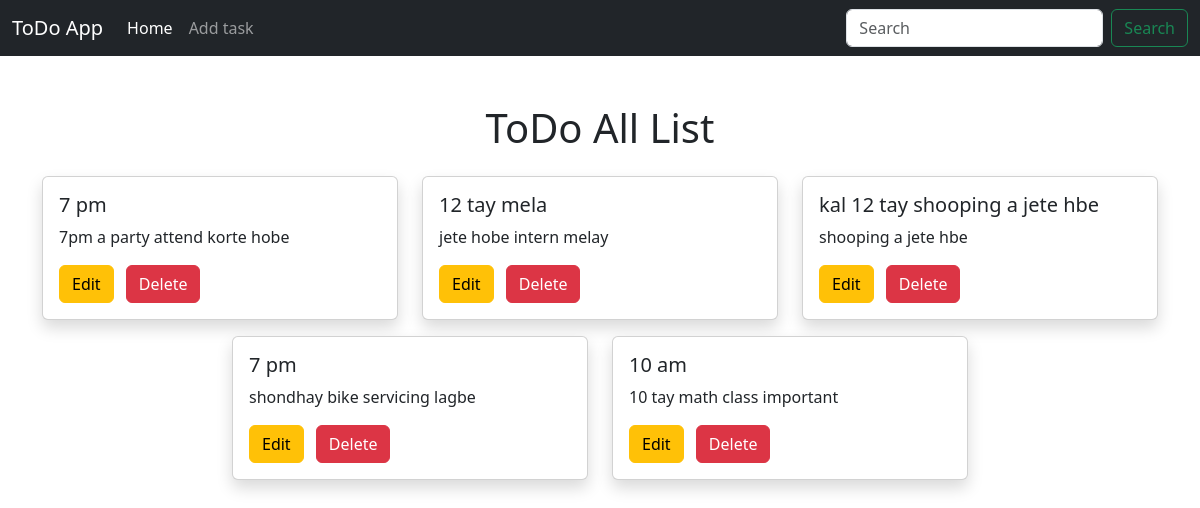
Page /home/ on the earlier database version.
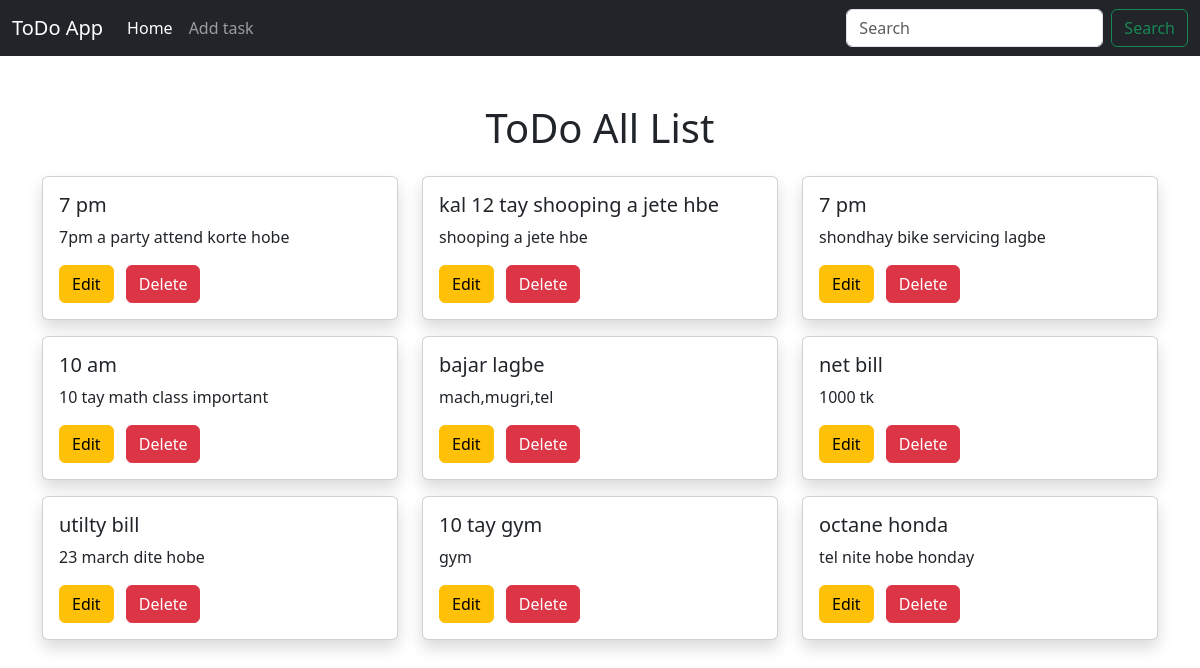
Same page on the later database version.
### my_app/models.py (models this page shows, shortened)
class TaskModel(models.Model):
    user=models.ForeignKey(User,on_delete=models.CASCADE)
    title=models.CharField(max_length=100)
    description=models.TextField()
    created_at=models.DateTimeField(auto_now_add=True)
    complete=models.BooleanField(default=False)

### my_app/views.py (the view)
# urls.py: path('home/',views.home,name='home'),
def home(request):
    data=TaskModel.objects.all()
    return render (request,'todo_list.html',{'data':data})

### templates/todo_list.html
{% extends "task.html" %}
{% load crispy_forms_tags %}
{% block content %}
<h1 class='text-center mt-5'>ToDo All List</h1>
<div class="container mt-4">
  <div class="row justify-content-center">
    {% for d in data%}
    <div class="col-sm-6 col-md-4 mb-3">
      <div class="card shadow">
        <div class="card-body">
          <h5 class="card-title">{{ d.title }}</h5>
          <p class="card-text">{{ d.description }}</p>
          <a href="{% url 'edit' d.id %}" class="btn btn-warning me-2">Edit</a>
          <a href="{% url 'delete' d.id %}" class="btn btn-danger">Delete</a>
        </div>
      </div>
    </div>
     {%endfor%}
  </div>
</div>
{% endblock content %}

### templates/task.html (shortened to what this page needs)
{% load crispy_forms_tags %}
<!doctype html>
<html lang="en">
  <head>
    <link href="https://cdn.jsdelivr.net/npm/bootstrap@5.3.6/dist/css/bootstrap.min.css" rel="stylesheet">
  </head>
  <body>
<nav class="navbar navbar-expand-lg bg-dark navbar-dark">
  <div class="container-fluid">
    <a class="navbar-brand" href="#">ToDo App</a>
    <div class="collapse navbar-collapse" id="navbarSupportedContent">
      <ul class="navbar-nav me-auto mb-2 mb-lg-0">
        <li class="nav-item">
          <a class="nav-link active" aria-current="page" href="{% url 'home'%}">Home</a>
        </li>
        <li class="nav-item">
          <a class="nav-link" href="{% url 'task'%}">Add task</a>
        </li>
    </ul>
      <form class="d-flex" role="search">
        <input class="form-control me-2" type="search" placeholder="Search" aria-label="Search"/>
        <button class="btn btn-outline-success" type="submit">Search</button>
      </form>
    </div>
  </div>
</nav>
{% block content %}{% endblock content %}
  </body>
</html>

Differences in the rows shown:
removed TaskModel: title "12 tay mela", description "jete hobe intern melay"
added TaskModel: title "bajar lagbe", description "mach,mugri,tel"
added TaskModel: title "net bill", description "1000 tk"
added TaskModel: title "utilty bill", description "23 march dite hobe"
added TaskModel: title "10 tay gym", description "gym"
added TaskModel: title "octane honda", description "tel nite hobe honday"
